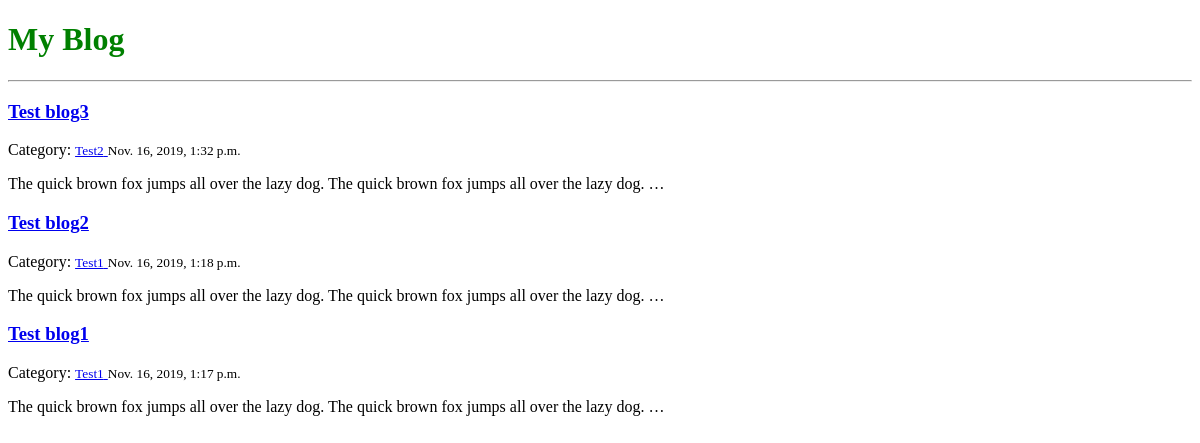
The app's page /posts/, older data.
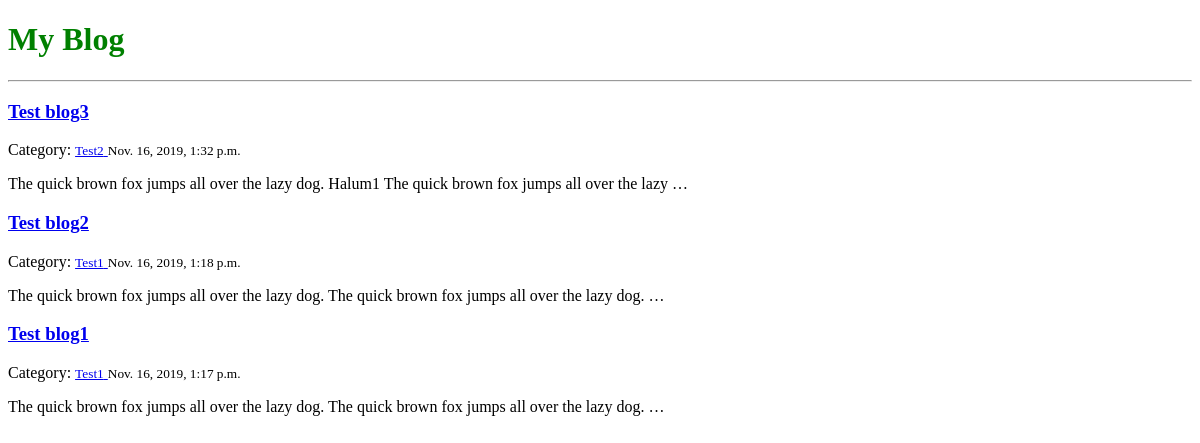
The same page, newer data.
### esayblog/models.py (models this page shows, shortened)
class BlogPost(models.Model):
    title = models.CharField(max_length=150)
    body = models.TextField()
    created_at = models.DateTimeField(auto_now_add=True)
    category = models.ForeignKey(
        'Category',
        on_delete=models.CASCADE,
        blank=True,
        null=True,
        related_name='posts'
    )

class Category(models.Model):
    name = models.CharField(max_length=50)
    def __str__(self):
        return self.name

### esayblog/views.py (the view)
# urls.py: path('', views.index, name='index_page'),
def index(request):
    posts = BlogPost.objects.all()
    if 'category' in request.GET:
        posts = Category.objects.get(pk=int(request.GET.get('category'))).posts.all()
    context = {
        'posts': posts.order_by('-created_at')
    }
    return render(request, 'index.html', context)

### templates/index.html
{% extends 'master.html' %}
{% block content %}
<div class="posts">
    {% for post in posts %}
        <div class="post">
            <a href="{% url 'view_post' post.pk %}">
                <h3 class="title">{{ post.title }}</h3>
            </a>
            {% include 'partials/category.html' %}
            <small class="datetime">{{ post.created_at }}</small>
            <p class="body">{{ post.body | truncatewords:20 }}</p>
        </div>
    {% endfor %}
</div>
{% endblock %}

### templates/master.html (shortened to what this page needs)
{% load static %}
<!DOCTYPE html>
<html lang="en">
<head>
    <link rel="stylesheet" type="text/css" href="{% static 'css/app.css' %}">
</head>
<body>
    <h1>My Blog</h1>
    <hr>
    {% block content %}{% endblock %}
</body>
</html>

### templates/partials/category.html
{% if post.category %}
    Category:
    <a href="/posts/?category={{ post.category.id }}">
        <small class="category">{{ post.category }}</small>
    </a>
{% endif %}

### esayblog/static/css/app.css (style rules this page uses)
h1 { color: green; }

Row changes from the older to the newer data that the page shows:
changed BlogPost "Test blog3": body "The quick brown fox jumps all over the lazy dog. The quick brown fox jumps all over the lazy dog. …" → "The quick brown fox jumps all over the lazy dog. Halum1 The quick brown fox jumps all over the lazy …"
